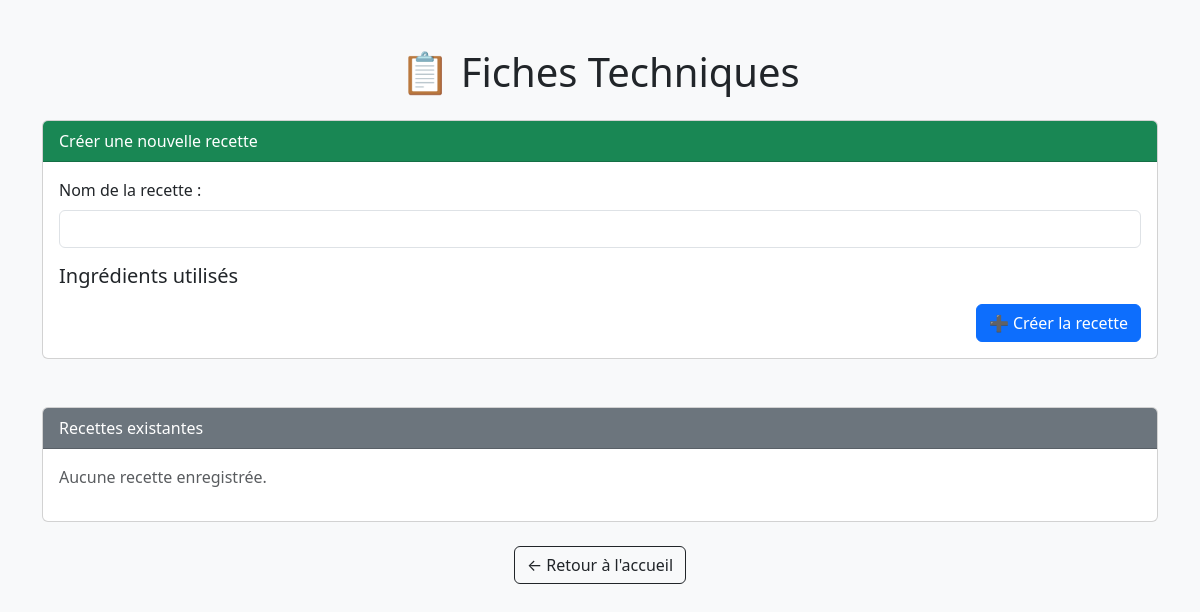
Page /recettes on the earlier database version.
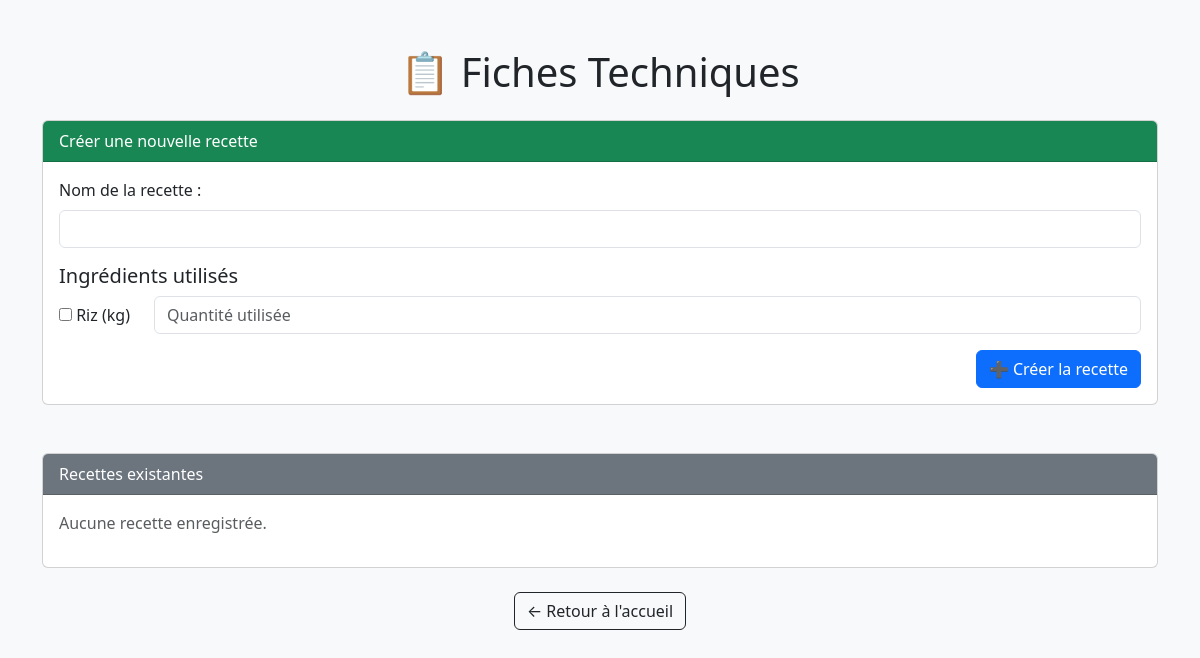
Same page on the later database version.
### app.py (models this page shows)
class Ingredient(db.Model):
    id = db.Column(db.Integer, primary_key=True)
    nom = db.Column(db.String(100), nullable=False)
    unite = db.Column(db.String(50), nullable=False)
    stock_cuisine = db.Column(db.Float, nullable=False, default=0.0)
    stock_magasin = db.Column(db.Float, nullable=False, default=0.0)

### app.py (the view, shortened to what this page needs)
@app.route('/recettes', methods=['GET', 'POST'])
def recettes():
    return render_template('recettes.html', ingredients=Ingredient.query.all(), recettes=Recette.query.all())

### templates/recettes.html (shortened to what this page needs)
<!DOCTYPE html>
<html lang="fr">
  <head>
    <link href="https://cdn.jsdelivr.net/npm/bootstrap@5.3.3/dist/css/bootstrap.min.css" rel="stylesheet">
  </head>
  <body class="bg-light">
    <div class="container mt-5">
      <h1 class="text-center mb-4">📋 Fiches Techniques</h1>
      <div class="card mb-5">
        <div class="card-header bg-success text-white">Créer une nouvelle recette</div>
        <div class="card-body">
          <form method="POST">
            <div class="mb-3">
              <label class="form-label">Nom de la recette :</label>
              <input type="text" name="nom" class="form-control" required>
            </div>
            <h5>Ingrédients utilisés</h5>
            {% for ingr in ingredients %}
              <div class="row mb-2 align-items-center">
                <div class="col-auto">
                  <input type="checkbox" name="ingredient_id" value="{{ ingr.id }}">
                  <label>{{ ingr.nom }} ({{ ingr.unite }})</label>
                </div>
                <div class="col">
                  <input type="number" step="0.01" name="quantite" class="form-control" placeholder="Quantité utilisée">
                </div>
              </div>
            {% endfor %}
            <div class="text-end mt-3">
              <button type="submit" class="btn btn-primary">➕ Créer la recette</button>
            </div>
          </form>
        </div>
      </div>
      <div class="card">
        <div class="card-header bg-secondary text-white">Recettes existantes</div>
        <div class="card-body">
          {% if recettes %}
            <ul class="list-group">
              {% for recette in recettes %}
                <li class="list-group-item">
                  <div class="d-flex justify-content-between">
                    <strong>{{ recette.nom }}</strong>
                    <div>
                      <a href="{{ url_for('modifier_recette', id=recette.id) }}" class="btn btn-sm btn-outline-warning">✏ Modifier</a>
                      <form action="{{ url_for('supprimer_recette', id=recette.id) }}" method="POST" class="d-inline">
                        <button type="submit" class="btn btn-sm btn-outline-danger" onclick="return confirm('Supprimer cette recette ?')">🗑 Supprimer</button>
                      </form>
                    </div>
                  </div>
                  <ul class="mt-2">
                    {% for ri in recette.ingredients %}
                      <li>{{ ri.ingredient.nom }} : {{ ri.quantite }} {{ ri.ingredient.unite }}</li>
                    {% endfor %}
                  </ul>
                </li>
              {% endfor %}
            </ul>
          {% else %}
            <p class="text-muted">Aucune recette enregistrée.</p>
          {% endif %}
        </div>
      </div>
      <div class="text-center mt-4">
        <a href="{{ url_for('home') }}" class="btn btn-outline-dark">← Retour à l'accueil</a>
      </div>
    </div>
  </body>
</html>

Differences in the rows shown:
added Ingredient: nom "Riz", unite "kg"
